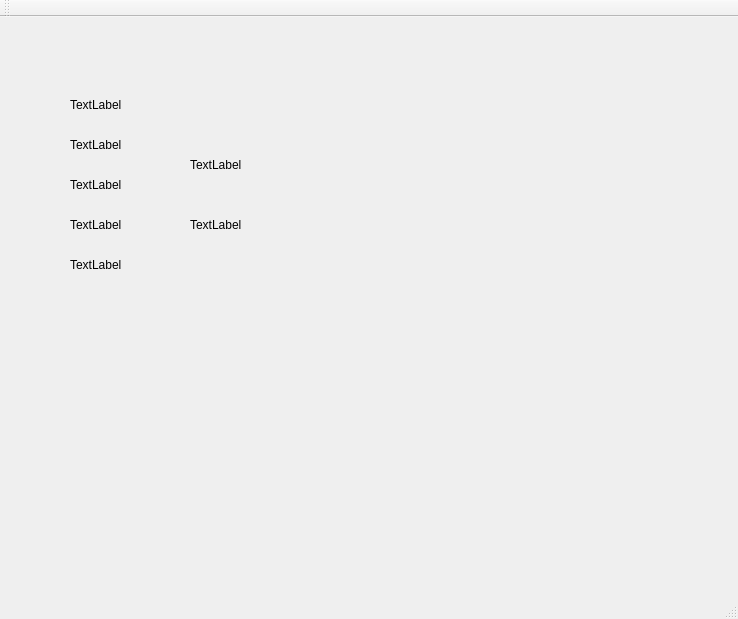
<?xml version="1.0" encoding="UTF-8"?>
<ui version="4.0">
 <class>test17Class</class>
 <widget class="QMainWindow" name="test17Class">
  <property name="geometry">
   <rect>
    <x>0</x>
    <y>0</y>
    <width>738</width>
    <height>619</height>
   </rect>
  </property>
  <property name="windowTitle">
   <string>test17</string>
  </property>
  <widget class="QWidget" name="centralWidget">
   <widget class="QLabel" name="label">
    <property name="geometry">
     <rect>
      <x>70</x>
      <y>80</y>
      <width>54</width>
      <height>16</height>
     </rect>
    </property>
    <property name="text">
     <string>TextLabel</string>
    </property>
   </widget>
   <widget class="QLabel" name="label_2">
    <property name="geometry">
     <rect>
      <x>70</x>
      <y>120</y>
      <width>54</width>
      <height>16</height>
     </rect>
    </property>
    <property name="text">
     <string>TextLabel</string>
    </property>
   </widget>
   <widget class="QLabel" name="label_3">
    <property name="geometry">
     <rect>
      <x>70</x>
      <y>160</y>
      <width>54</width>
      <height>16</height>
     </rect>
    </property>
    <property name="text">
     <string>TextLabel</string>
    </property>
   </widget>
   <widget class="QLabel" name="label_4">
    <property name="geometry">
     <rect>
      <x>70</x>
      <y>200</y>
      <width>54</width>
      <height>16</height>
     </rect>
    </property>
    <property name="text">
     <string>TextLabel</string>
    </property>
   </widget>
   <widget class="QLabel" name="label_5">
    <property name="geometry">
     <rect>
      <x>70</x>
      <y>240</y>
      <width>54</width>
      <height>16</height>
     </rect>
    </property>
    <property name="text">
     <string>TextLabel</string>
    </property>
   </widget>
   <widget class="QLabel" name="label_6">
    <property name="geometry">
     <rect>
      <x>190</x>
      <y>140</y>
      <width>54</width>
      <height>16</height>
     </rect>
    </property>
    <property name="text">
     <string>TextLabel</string>
    </property>
   </widget>
   <widget class="QLabel" name="label_7">
    <property name="geometry">
     <rect>
      <x>190</x>
      <y>200</y>
      <width>54</width>
      <height>16</height>
     </rect>
    </property>
    <property name="text">
     <string>TextLabel</string>
    </property>
   </widget>
  </widget>
  <widget class="QMenuBar" name="menuBar">
   <property name="geometry">
    <rect>
     <x>0</x>
     <y>0</y>
     <width>738</width>
     <height>33</height>
    </rect>
   </property>
  </widget>
  <widget class="QToolBar" name="mainToolBar">
   <attribute name="toolBarArea">
    <enum>TopToolBarArea</enum>
   </attribute>
   <attribute name="toolBarBreak">
    <bool>false</bool>
   </attribute>
  </widget>
  <widget class="QStatusBar" name="statusBar"/>
 </widget>
 <layoutdefault spacing="6" margin="11"/>
 <resources>
  <include location="test17.qrc"/>
 </resources>
 <connections/>
</ui>
